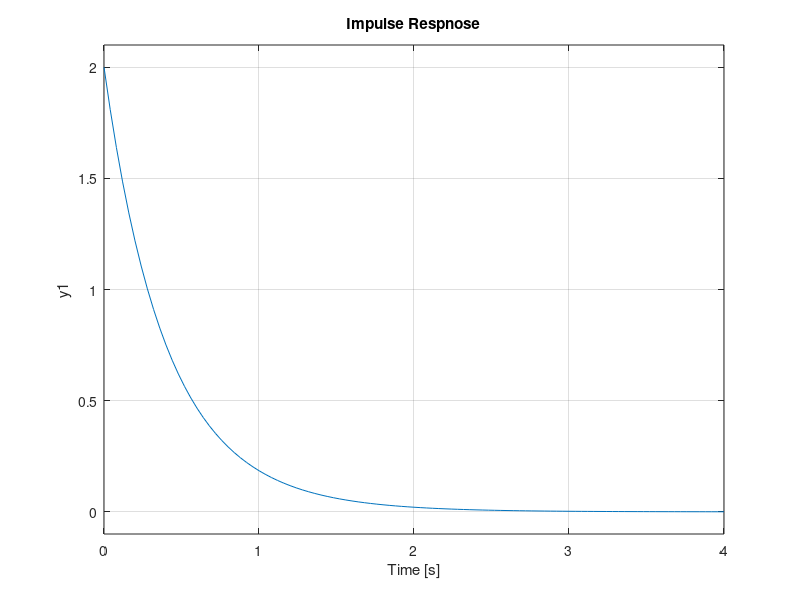
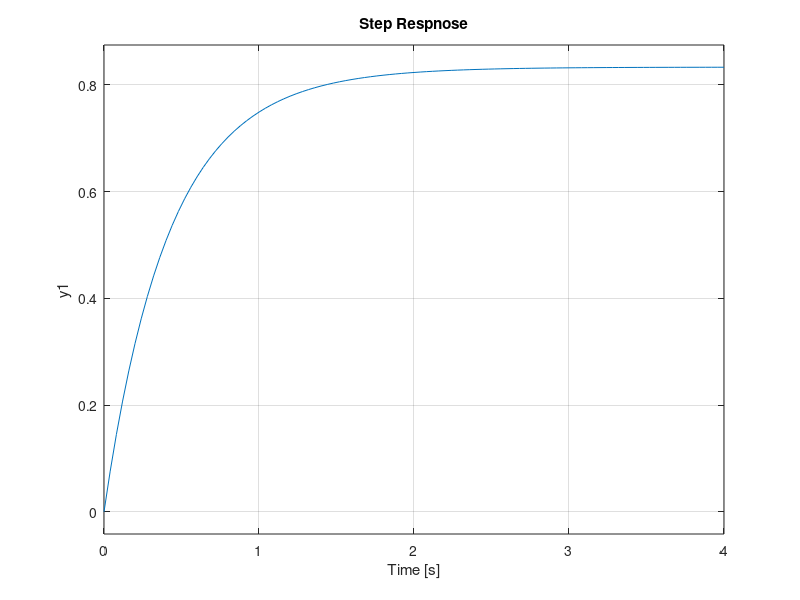

Reproduce these figures in MATLAB, in order.
num = [2 5]; %分子係數
den = [1 5 6]; %分母係數

H = tf(num, den); % Transfer function

figure;
impulse(H);
title('Impulse Respnose')

figure;
step(H);
title('Step Respnose')